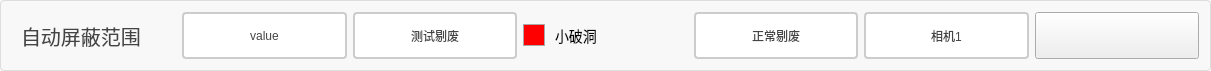
  <widget class="QGroupBox" name="groupBox_8">
   <property name="geometry">
    <rect>
     <x>30</x>
     <y>10</y>
     <width>1211</width>
     <height>71</height>
    </rect>
   </property>
   <property name="styleSheet">
    <string notr="true">QGroupBox {
    border: 1px solid #DDD;
    border-radius: 4px;
    font: bold 14px;
    color: #666;
    background-color: #F8F8F8;
}

QGroupBox::title {
    subcontrol-origin: margin;
    subcontrol-position: top left;
    left: 10px;
    padding: 0 5px;
}</string>
   </property>
   <property name="title">
    <string/>
   </property>
   <layout class="QHBoxLayout" name="horizontalLayout_2">
    <item>
     <widget class="QLabel" name="label_40">
      <property name="font">
       <font>
        <pointsize>-1</pointsize>
       </font>
      </property>
      <property name="styleSheet">
       <string notr="true">/* 基础标签样式 */
QLabel {
    color: #444444;          /* 主文字色 */
    font-size: 20px;         /* 标准字号 */
    background: transparent; /* 透明背景 */
    padding: 2px 4px;        /* 基础内边距 */
}

/* 标题样式 */
QLabel.title {
    font-size: 16px;
    font-weight: 600;
    color: #333333;
    border-bottom: 1px solid #DDDDDD; /* 下划线装饰 */
    padding-bottom: 4px;
}

/* 副标题/次要文本 */
QLabel.subtitle {
    color: #666666;
    font-size: 13px;
    font-style: italic;
}

/* 强调文本 */
QLabel.emphasis {
    color: #333333;
    font-weight: 500;
    background-color: #F5F5F5;
    border-radius: 3px;
    padding: 4px 8px;
}

/* 状态标签（成功/警告/错误） */
QLabel[state=&quot;success&quot;] {
    color: #228B22;          /* 森林绿 */
    border-left: 3px solid #228B22;
    padding-left: 8px;
}

QLabel[state=&quot;warning&quot;] {
    color: #FF8C00;          /* 暗橙 */
    border-left: 3px solid #FF8C00;
    padding-left: 8px;
}

QLabel[state=&quot;error&quot;] {
    color: #B22222;          /* 砖红 */
    border-left: 3px solid #B22222;
    padding-left: 8px;
}

/* 数据展示标签 */
QLabel.data {
    color: #2F4F4F;          /* 深石板灰 */
    font-family: monospace;
    border: 1px solid #E0E0E0;
    background-color: #FFFFFF;
    padding: 6px 12px;
    border-radius: 4px;
}

/* 禁用状态 */
QLabel:disabled {
    color: #AAAAAA;
    background-color: transparent;
}

/* 链接样式（伪链接效果） */
QLabel.link {
    color: #4682B4;          /* 钢蓝 */
    text-decoration: underline;
    border-bottom: 1px dotted #4682B4;
}

/* 图标标签 */
QLabel.icon {
    qproperty-alignment: AlignCenter;
    border: 1px solid #E0E0E0;
    border-radius: 4px;
    background-color: #FFFFFF;
    padding: 12px;
}</string>
      </property>
      <property name="text">
       <string>自动屏蔽范围</string>
      </property>
     </widget>
    </item>
    <item>
     <widget class="QPushButton" name="btn_zidongpingbifanwei">
      <property name="sizePolicy">
       <sizepolicy hsizetype="Minimum" vsizetype="Minimum">
        <horstretch>0</horstretch>
        <verstretch>0</verstretch>
       </sizepolicy>
      </property>
      <property name="styleSheet">
       <string notr="true">QPushButton {
    padding: 6px 14px;
    border: 2px solid #CCC;
    border-radius: 4px;
    background-color: white;
    color: #444;
}

QPushButton:hover {
    border-color: #999;
    background-color: #F5F5F5;
}

QPushButton:pressed {
    border-color: #777;
    background-color: #EEE;
}</string>
      </property>
      <property name="text">
       <string>value</string>
      </property>
     </widget>
    </item>
    <item>
     <widget class="QPushButton" name="btn_teshitifei">
      <property name="sizePolicy">
       <sizepolicy hsizetype="Minimum" vsizetype="Minimum">
        <horstretch>0</horstretch>
        <verstretch>0</verstretch>
       </sizepolicy>
      </property>
      <property name="styleSheet">
       <string notr="true">QPushButton {
    padding: 6px 14px;
    border: 2px solid #CCC;
    border-radius: 4px;
    background-color: white;
    color: #444;
}

QPushButton:hover {
    border-color: #999;
    background-color: #F5F5F5;
}

QPushButton:pressed {
    border-color: #777;
    background-color: #EEE;
}</string>
      </property>
      <property name="text">
       <string>测试剔废</string>
      </property>
     </widget>
    </item>
    <item>
     <widget class="QCheckBox" name="ckb_xiaopodong">
      <property name="styleSheet">
       <string notr="true">QCheckBox {
    /* 默认样式 */
    spacing: 10px; /* 文字和框框之间的间距 */
    font-size: 14px; /* 字体大小 */
}

QCheckBox::indicator {
    /* 按钮的大小 */
    width: 20px;
    height: 20px;
}

QCheckBox::indicator:unchecked {
    /* 未选中状态的样式 */
    background-color:rgb(255, 0, 0); /* 背景颜色 */
    border: 1px solid darkgray; /* 边框颜色 */
}

QCheckBox::indicator:unchecked:hover {
    /* 未选中状态鼠标悬停时的样式 */
    background-color: gray; /* 背景颜色 */
}

QCheckBox::indicator:checked {
    /* 选中状态的样式 */
    background-color: rgb(0, 255, 0); /* 背景颜色 */
    border: 1px solid darkred; /* 边框颜色 */
}

QCheckBox::indicator:checked:hover {
    /* 选中状态鼠标悬停时的样式 */
    background-color: darkred; /* 背景颜色 */
}</string>
      </property>
      <property name="text">
       <string>小破洞</string>
      </property>
     </widget>
    </item>
    <item>
     <widget class="QPushButton" name="btn_zhengchangtifei">
      <property name="sizePolicy">
       <sizepolicy hsizetype="Minimum" vsizetype="Minimum">
        <horstretch>0</horstretch>
        <verstretch>0</verstretch>
       </sizepolicy>
      </property>
      <property name="styleSheet">
       <string notr="true">QPushButton {
    padding: 6px 14px;
    border: 2px solid #CCC;
    border-radius: 4px;
    background-color: white;
    color: #444;
}

QPushButton:hover {
    border-color: #999;
    background-color: #F5F5F5;
}

QPushButton:pressed {
    border-color: #777;
    background-color: #EEE;
}</string>
      </property>
      <property name="text">
       <string>正常剔废</string>
      </property>
     </widget>
    </item>
    <item>
     <widget class="QPushButton" name="btn_zhengchangtifei_2">
      <property name="sizePolicy">
       <sizepolicy hsizetype="Minimum" vsizetype="Minimum">
        <horstretch>0</horstretch>
        <verstretch>0</verstretch>
       </sizepolicy>
      </property>
      <property name="styleSheet">
       <string notr="true">QPushButton {
    padding: 6px 14px;
    border: 2px solid #CCC;
    border-radius: 4px;
    background-color: white;
    color: #444;
}

QPushButton:hover {
    border-color: #999;
    background-color: #F5F5F5;
}

QPushButton:pressed {
    border-color: #777;
    background-color: #EEE;
}</string>
      </property>
      <property name="text">
       <string>相机1</string>
      </property>
     </widget>
    </item>
    <item>
     <widget class="QPushButton" name="pbtn_close">
      <property name="sizePolicy">
       <sizepolicy hsizetype="Minimum" vsizetype="Minimum">
        <horstretch>0</horstretch>
        <verstretch>0</verstretch>
       </sizepolicy>
      </property>
      <property name="styleSheet">
       <string notr="true">QPushButton {
    padding: 8px 16px 8px 36px; 
    font-size: 14px;
    qproperty-icon: url(:/ButtonScanner/image/exit.png);  
    qproperty-iconSize: 30px 30px;
}

QPushButton:hover {
    background-color: #ff6666;
}

QPushButton:pressed {
    background-color: #cc0000;
}
</string>
      </property>
      <property name="text">
       <string/>
      </property>
     </widget>
    </item>
   </layout>
  </widget>
